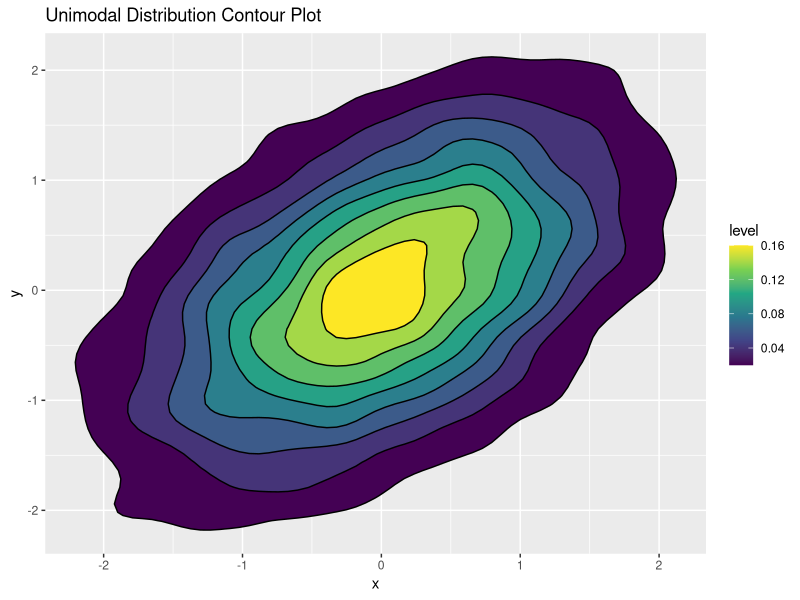
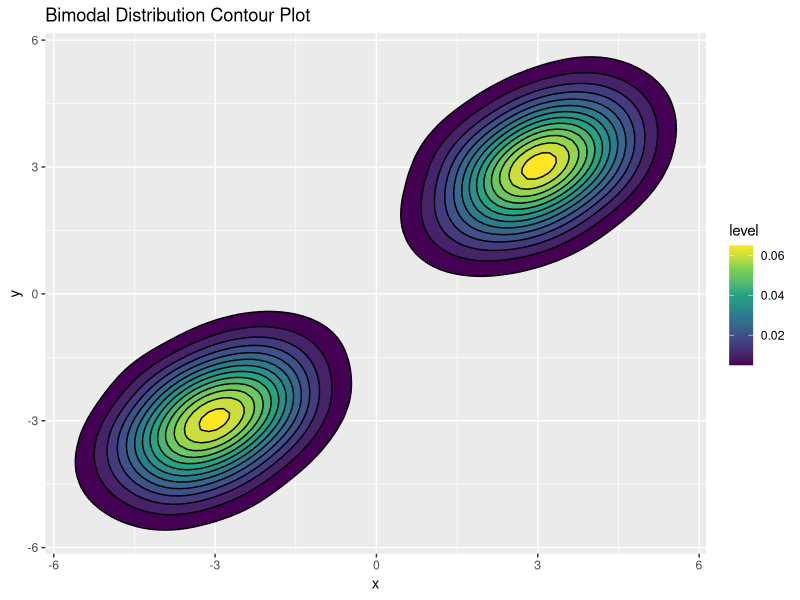
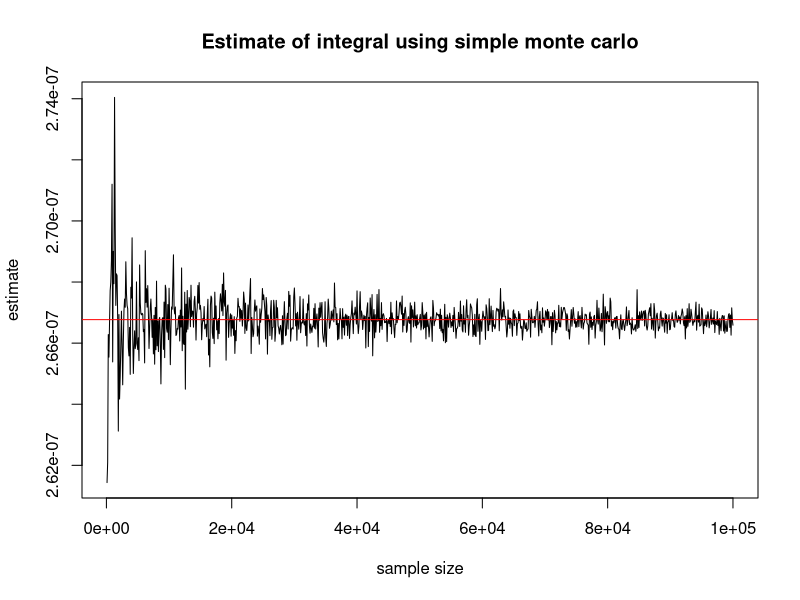
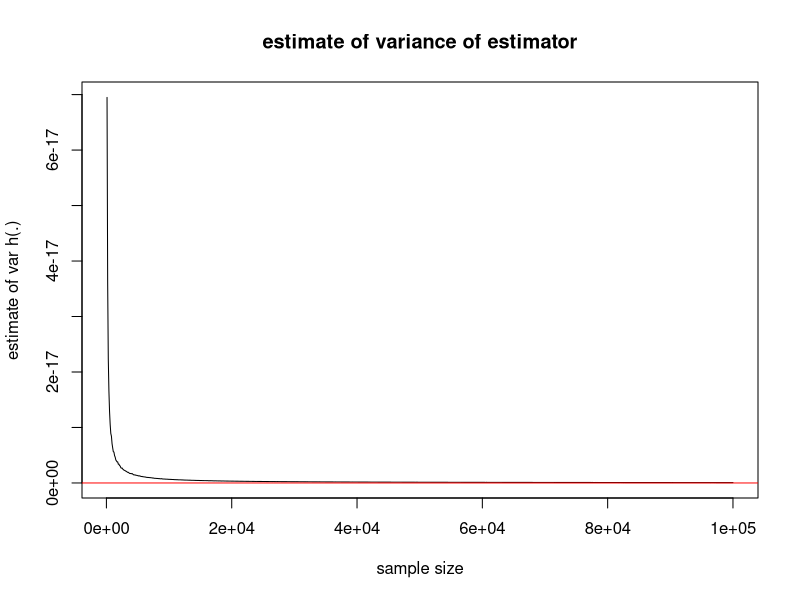
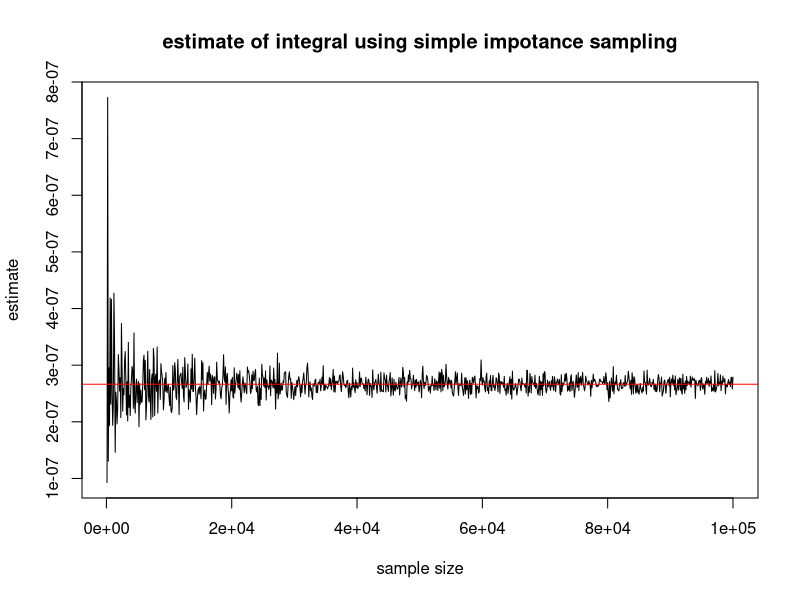
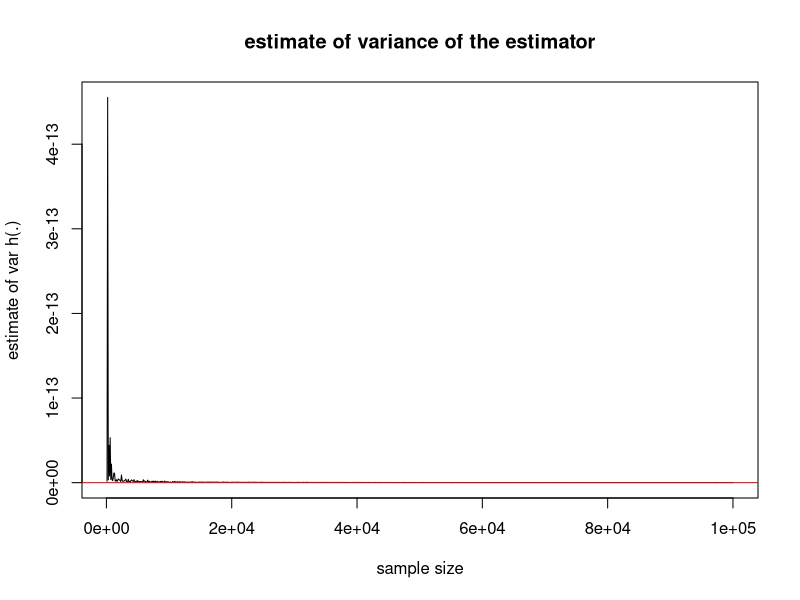

The R source for these figures, in order:
## ---- chunk 1
#| eval: true
#| echo: true
#| warning: false
# Install and load required packages
# install.packages("MASS")         # For mvrnorm (multivariate normal generation)
# install.packages("ggplot2")      # For plotting
# install.packages("ggfortify")    # For GMM plot and analysis
# install.packages("mclust")       # For Gaussian Mixture Models
# install.packages("ks")    

library(MASS)   # For generating multivariate normal data
library(ks)     # For Kernel Density Estimation (KDE)
library(ggplot2)  # For visualization

# Generate data for unimodal distribution
set.seed(4)
mean_unimodal <- c(0, 0)
cov_unimodal <- matrix(c(1, 0.5, 0.5, 1), nrow = 2)
data_unimodal <- mvrnorm(1e4, mu = mean_unimodal, Sigma = cov_unimodal)

# Generate data for bimodal distribution
mean_bimodal1 <- c(-3, -3)
mean_bimodal2 <- c(3, 3)
cov_bimodal <- matrix(c(1, 0.5, 0.5, 1), nrow = 2)
data_bimodal1 <- mvrnorm(5e3, mu = mean_bimodal1, Sigma = cov_bimodal)
data_bimodal2 <- mvrnorm(5e3, mu = mean_bimodal2, Sigma = cov_bimodal)
data_bimodal <- rbind(data_bimodal1, data_bimodal2)

# Function to find mode for unimodal case
find_mode_kde2d <- function(data) {
  kde_result <- kde2d(data[,1], data[,2], n = 200)  # High-resolution KDE
  max_idx <- which(kde_result$z == max(kde_result$z), arr.ind = TRUE)  # Find highest density index
  mode_x <- kde_result$x[max_idx[1, 1]]
  mode_y <- kde_result$y[max_idx[1, 2]]
  return(c(mode_x, mode_y))
}

# Function to find two modes for bimodal case
find_modes_kde2d <- function(data) {
  kde_result <- kde2d(data[,1], data[,2], n = 200)  # High-resolution KDE
  sorted_indices <- order(kde_result$z, decreasing = TRUE)  # Sort density values
  top_two_indices <- sorted_indices[1:2]  # Get top two peaks
  top_two_coords <- arrayInd(top_two_indices, dim(kde_result$z))
  mode1 <- c(kde_result$x[top_two_coords[1, 1]], kde_result$y[top_two_coords[1, 2]])
  mode2 <- c(kde_result$x[top_two_coords[2, 1]], kde_result$y[top_two_coords[2, 2]])
  return(rbind(mode1, mode2))
}

# Find and print mode for unimodal data
mode_unimodal <- find_mode_kde2d(data_unimodal)
print(sprintf("Unimodal mode: (%.3f, %.3f)", mode_unimodal[1], mode_unimodal[2]))

# Find and print both modes for bimodal data
modes_bimodal <- find_modes_kde2d(data_bimodal)
print(sprintf("Bimodal mode 1: (%.3f, %.3f)", modes_bimodal[1, 1], modes_bimodal[1, 2]))
print(sprintf("Bimodal mode 2: (%.3f, %.3f)", modes_bimodal[2, 1], modes_bimodal[2, 2]))

# Contour plot for Unimodal distribution
ggplot(data.frame(x = data_unimodal[, 1], y = data_unimodal[, 2]), aes(x, y)) +
  stat_density_2d(aes(fill = ..level..), geom = "polygon", color = "black") +
  scale_fill_viridis_c() +
  ggtitle("Unimodal Distribution Contour Plot")

# Contour plot for Bimodal distribution
ggplot(data.frame(x = data_bimodal[, 1], y = data_bimodal[, 2]), aes(x, y)) +
  stat_density_2d(aes(fill = ..level..), geom = "polygon", color = "black") +
  scale_fill_viridis_c() +
  ggtitle("Bimodal Distribution Contour Plot")
## ---- chunk 2
#| eval: true
#| echo: false


h <- function(x){
  (beta(9,9) * (25 + 816*x^2)) / (3164 * (1 + x^2))
}

N <-1e3
s.monte <- array(0, dim = c(N,3))

for (i in 1:N) {
  n <- i*1e2
  samp <- rbeta(n,9,9)
  h.samp <- h(samp)
  samp.mean <- mean(h.samp)
  samp.var <- var(h.samp)/n
  s.monte[i,] <- c(n, samp.mean, samp.var)
}
plot(s.monte[,1], s.monte[,2], 
     xlab = "sample size", ylab = "estimate", 
     main ="Estimate of integral using simple monte carlo",
     type = "l")
abline(h= mean(s.monte[,2]), col = "red")
plot(s.monte[,1], s.monte[,3], 
     xlab = "sample size", ylab = "estimate of var h(.)", 
     main ="estimate of variance of estimator",
     type = "l")
abline(h= 0, col = "red")
## ---- chunk 3
#| eval: true
#| echo: true

h_1 <- function(x){
  h(x)*dbeta(x,9,9)/dbeta(x,9,1)
}

N <-1e3
s.monte <- array(0, dim = c(N,3))

for (i in 1:N) {
  n <- i*1e2
  samp <- rbeta(n,9,1)
  h.samp <- h_1(samp)
  samp.mean <- mean(h.samp)
  samp.var <- var(h.samp)/n
  s.monte[i,] <- c(n, samp.mean, samp.var)
}
plot(s.monte[,1], s.monte[,2], 
     xlab = "sample size", ylab = "estimate", 
     main ="estimate of integral using simple impotance sampling",
     type = "l")
abline(h= mean(s.monte[,2]), col = "red")
plot(s.monte[,1], s.monte[,3], 
     xlab = "sample size", ylab = "estimate of var h(.)", 
     main ="estimate of variance of the estimator",
     type = "l")
abline(h= 0, col = "red")
